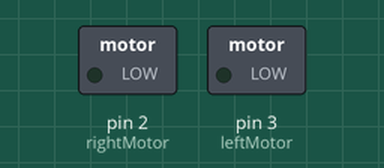
Recording of a sketch running on a simulated Arduino Uno, built with avr-gcc and run on an emulated ATmega328P. On the bench: switched loads named in the sketch (green lamp = pin HIGH).

Above: at 2.5 s.
At 5.2 s:
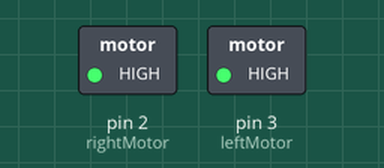
Timing chart, 0 to 11.1 s (numbered marks = the images above):
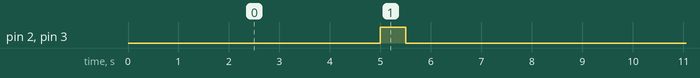

The sketch:

Movement.ino
```cpp
int rightMotor = 2;
int leftMotor = 3;

void setup() {
  // put your setup code here, to run once:
  pinMode(rightMotor, OUTPUT);
  pinMode(leftMotor, OUTPUT);

}

void loop() {
  // put your main code here, to run repeatedly:

    delay(5000);
digitalWrite(rightMotor, HIGH);
digitalWrite(leftMotor, HIGH);
    delay(500);
digitalWrite(rightMotor, LOW);
digitalWrite(leftMotor, LOW);
        delay(3000);

}
```

Measured:
- by itself, pin 2 (rightMotor), pin 3 (leftMotor): alternates HIGH for 0.50 s and LOW for 8.0 s
